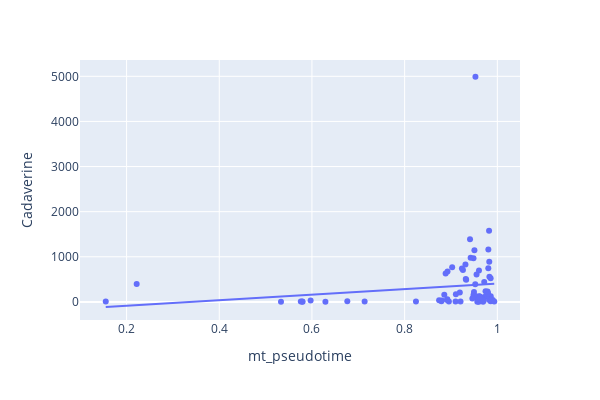

Notebook source saved alongside this figure:
### Code cell
get_scatter(ps_meta, "mt_pseudotime", met_cols[0])
